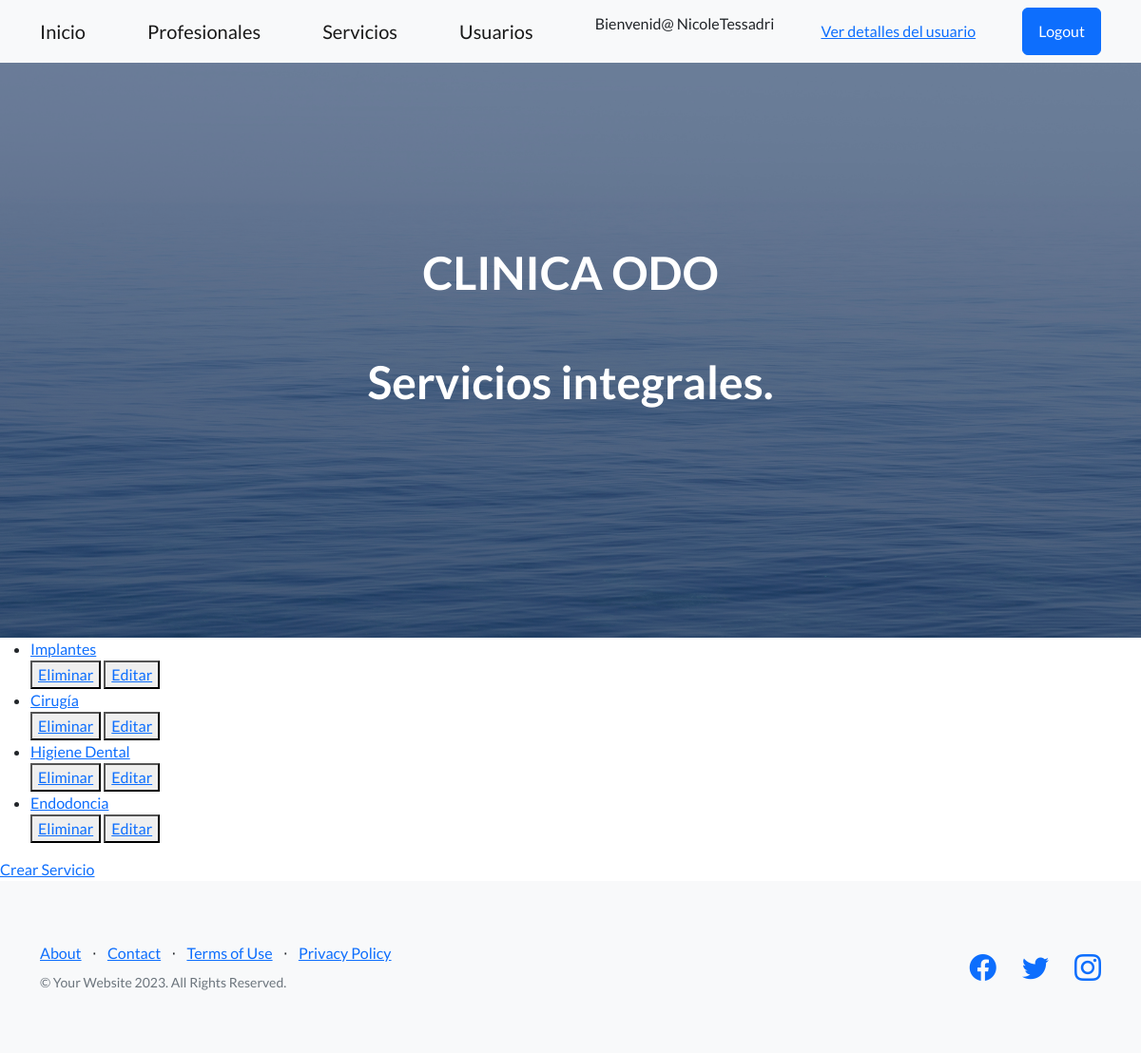
Page /ClinicaODO/lista-servicio (signed in) on the committed database.
### ClinicaODON/models.py (models this page shows)
class Servicios(models.Model):
   nombre= models.CharField(max_length=50)
   def __str__(self):
      return f'{self.nombre}'

### ClinicaODON/views.py (the view)
# urls.py: path('lista-servicio', ServicioList.as_view(), name="ListaServicios"),
class ServicioList(ListView):
    model = Servicios
    template_name = "servicio_list.html"
    context_object_name= "servicios"

### ClinicaODON/templates/servicio_list.html
{% extends 'padre.html' %}
{% block contenidoQueCambia %}
    <ul>
        {% for  servicio in servicios %}
            <li>
                <a href="{% url 'DetalleServicios' servicio.id %}" > {{servicio}} </a>
            </li>
            <div>
                <button>
                    <a href="{% url 'EliminarServicios' servicio.id %}">Eliminar</a>
                </button>
                <button>
                    <a href="{% url 'ActualizarServicios' servicio.id %}">Editar</a>
                </button>
            </div>
        {% endfor %}
    </ul>
    <a href="{% url 'CreaServicios' %}">Crear Servicio</a>
{% endblock contenidoQueCambia %}

### ClinicaODON/templates/navbar.html (shortened to what this page needs)
<nav class="navbar navbar-light bg-light static-top">
    <div class="container">
        <a class="navbar-brand" href="/ClinicaODO/">Inicio</a>
        <a class="navbar-brand" href="/ClinicaODO/lista-profesionales">Profesionales</a>
        <a class="navbar-brand" href="{% url 'ListaServicios' %}">Servicios</a>
        <a class="navbar-brand" href="/ClinicaODO/usuarios">Usuarios</a>
        {% if user.is_authenticated %}
            <p>Bienvenid@ {{user.username}}</p>
            <a href="{% url 'user_detail' %}">Ver detalles del usuario</a>
            <a class="btn btn-primary" href="{% url 'Logout' %}">Logout</a>
        {% else %}
                <a class="btn btn-primary" href="{% url 'Login' %}">Login</a>
                <a class="btn btn-primary" href="{% url 'Registrar' %}">Sign Up</a>
        {% endif %}
    </div>
</nav>

### rows in the picture
Servicios: nombre "Implantes"
Servicios: nombre "Cirugía"
Servicios: nombre "Higiene Dental"
Servicios: nombre "Endodoncia"

### other values in the picture
{{ user.username }} "NicoleTessadri"
